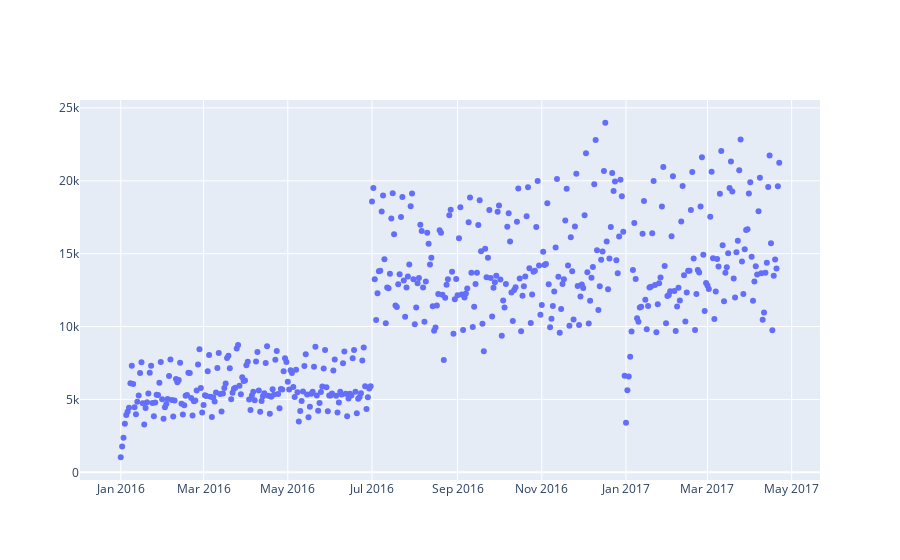

Source (notebook cell):
### Code cell
fig = go.Figure()
fig.add_trace(go.Scatter(x=total_visits['visit_date'], y = total_visits['visitors'], mode='markers'))

### Figure 1 — Plotly figure (JSON) as saved in the notebook; plotly's stock layout.template omitted (floating-point values rounded to 4 significant figures; data arrays with more than 128 entries replaced by an {"elided": "..."} marker saying what was removed)
{"data": [{"mode": "markers", "type": "scatter", "x": {"elided": "478 str values"}, "y": {"elided": "478 int values"}}], "layout": {}}
